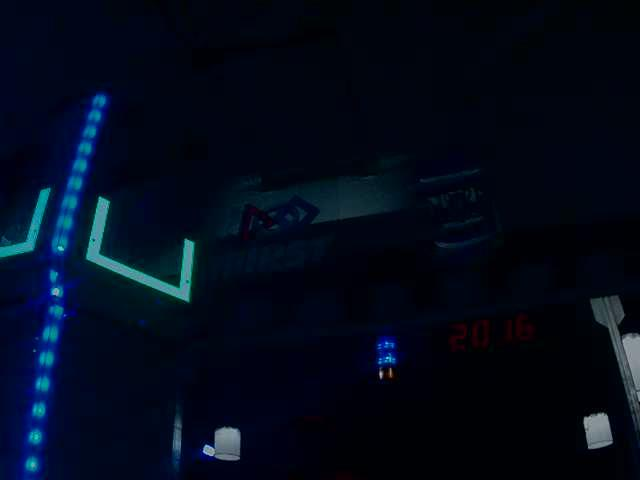
//> input picture sample-images/12.jpg, 640 x 480 px
$ ./main ../sample-images/12.jpg   (built with g++ and OpenCV 4)
//> lines starting //> are read from the running program, lines starting //| are printed output that depends on the picture; after the words box and inside, x2 and y2 are one past the last pixel; in counts of white or black regions, pixels touching at a corner belong together
### src/hsvrange.hpp
#include <opencv2/opencv.hpp>
using namespace cv;

class HSVRange {
  public:
    double hRange[2];
    double sRange[2];
    double vRange[2];
    HSVRange (double, double, double, double, double, double);
    HSVRange ();
    Scalar minValues();
    Scalar maxValues();
} ;

### src/main.hpp
#include <stdio.h>
#include <opencv2/opencv.hpp>
#include "hsvrange.hpp"
using namespace cv;

Mat hsvFilter(Mat, Mat, Mat);
Mat bitwiseOr(Mat, Mat);
Mat findRetroreflectiveTape(Mat);

### src/hsvrange.cpp
#include "hsvrange.hpp"

// [8 lines left out: function HSVRange, not called in this run]

HSVRange::HSVRange(double hMin, double hMax, double sMin, double sMax, double vMin, double vMax) {
  hRange[0] = hMin;
  hRange[1] = hMax;
  sRange[0] = sMin;
  sRange[1] = sMax;
  vRange[0] = vMin;
  vRange[1] = vMax;
}

Scalar HSVRange::minValues() {
  return Scalar(hRange[0], sRange[0], vRange[0]);
}

Scalar HSVRange::maxValues() {
  return Scalar(hRange[1], sRange[1], vRange[1]);
}

### src/main.cpp
#include "main.hpp"

//const double hRange[] = {75, 95}, sRange[] = {180, 255}, vRange[] = {60, 170};

HSVRange range1(75, 95, 180, 255, 60, 170);
HSVRange range2(65, 155, 25, 125, 125, 215);

Mat hsvlow1;
Mat hsvhigh1;
Mat hsvlow2;
Mat hsvhigh2;

int main(int argc, char **argv) {
  if(argc != 2) {
    printf("usage: <program name> <path to image>\n");
    return -1;
  }

  Mat image = imread(argv[1], 1);
//> image is the input picture: 480 rows x 640 cols, CV_8UC3; mean B, G, R 25.9, 10.2, 2.7

  if ( !image.data )
  {
      printf("No image data \n");
      return -1;
  }

  //Initialize Global Variables
  hsvlow1 = Mat(image.size(), image.type(), range1.minValues());
  hsvhigh1 = Mat(image.size(), image.type(), range1.maxValues());
  hsvlow2 = Mat(image.size(), image.type(), range2.minValues());
  hsvhigh2 = Mat(image.size(), image.type(), range2.maxValues());

  Mat filtered = findRetroreflectiveTape(image);

  vector<vector<Point> > contours;
  vector<Vec4i> hierarchy;

  findContours( filtered, contours, hierarchy, CV_RETR_CCOMP, CV_CHAIN_APPROX_SIMPLE );
  vector<int> filteredContours = filterContours(filtered, contours, hierarchy);

  renderSelectContours(Mat(image.size(), image.type(), Scalar(0,0,0,0)), contours, hierarchy, filteredContours);

  waitKey(0);
  return 0;
}

Mat findRetroreflectiveTape(Mat image) {
  Mat eroded(image.size(), image.type(), Scalar(0,0,0,0));
  Mat dilated(image.size(), image.type(), Scalar(0,0,0,0));
  erode(bitwiseOr(hsvFilter(image, hsvlow1, hsvhigh1), hsvFilter(image, hsvlow2, hsvhigh2)), eroded, Mat());
  dilate(eroded, dilated, Mat());
  return dilated;
}

Mat hsvFilter(Mat input, Mat low, Mat high) {
  Mat hsv(input.size(), input.type(), Scalar(0,0,0,0));
  Mat out(input.size(), input.type(), Scalar(0,0,0,0));
  cvtColor(input, hsv, COLOR_BGR2HSV);
//> hsv: 480 rows x 640 cols, CV_8UC3; mean H, S, V 112.5, 244.2, 26.1
  inRange(hsv, low, high, out);
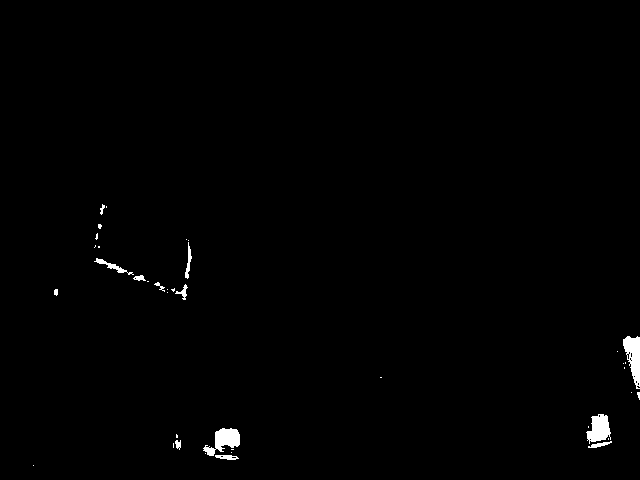
//> out: 480 rows x 640 cols, CV_8UC1; 0.76% white; 39 white regions (26 under 20 px), largest, box (x1, y1, x2, y2) and area: (623, 336, 640, 389) 543, (203, 428, 240, 456) 532, (586, 414, 611, 444) 485
//> in hsvFilter (call 2), `inRange(hsv, low, high, out);`:
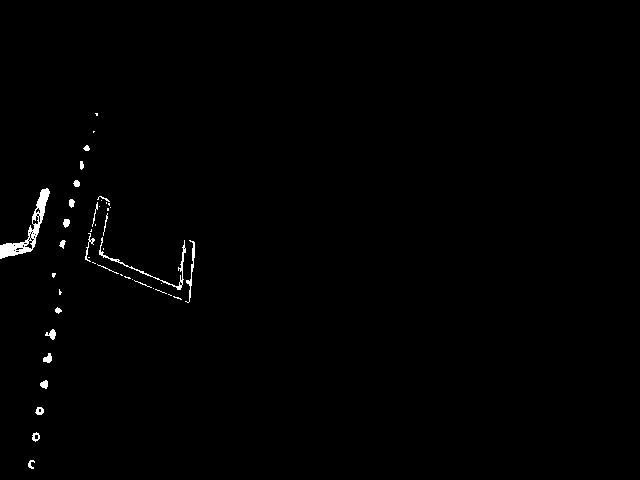
//> out: 480 rows x 640 cols, CV_8UC1; 0.69% white; 45 white regions (23 under 20 px), largest, box (x1, y1, x2, y2) and area: (0, 188, 50, 259) 799, (99, 237, 186, 290) 299, (185, 240, 195, 303) 143
  return out;
}

Mat bitwiseOr(Mat input1, Mat input2) {
  Mat out(input1.size(), input1.type(), Scalar(0,0,0,0));
  bitwise_or(input1, input2, out);
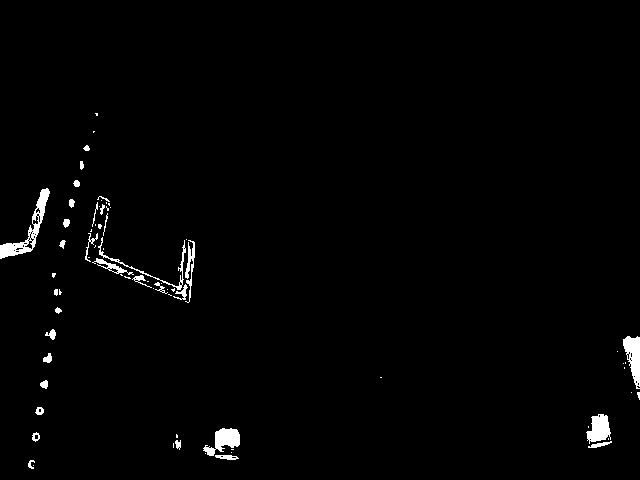
//> out: 480 rows x 640 cols, CV_8UC1; 1.4% white; 72 white regions (40 under 20 px), largest, box (x1, y1, x2, y2) and area: (0, 188, 50, 259) 799, (623, 336, 640, 389) 543, (203, 428, 240, 456) 532
//> in main, `Mat filtered = findRetroreflectiveTape(image);`:
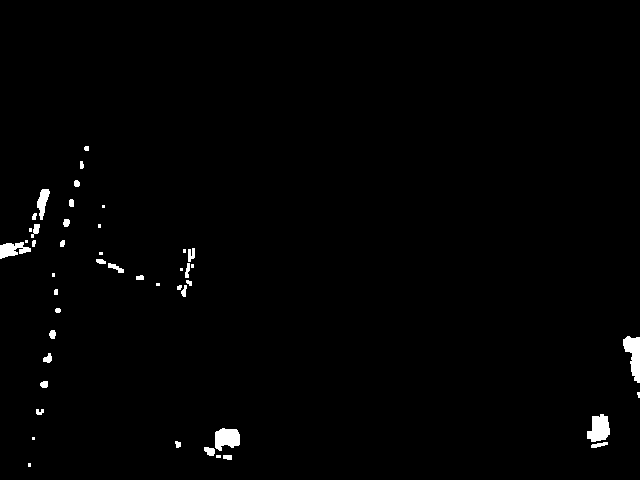
//> filtered: 480 rows x 640 cols, CV_8UC1; 1.1% white; 46 white regions (14 under 20 px), largest, box (x1, y1, x2, y2) and area: (623, 336, 640, 383) 485, (587, 414, 610, 442) 462, (215, 428, 240, 451) 437
//> (the run ends here: the program needs code that is not available in this run, at `vector<int> filteredContours = filterContours(filtered, contours, hier..`)

$ run again, on sample-images/17.jpg
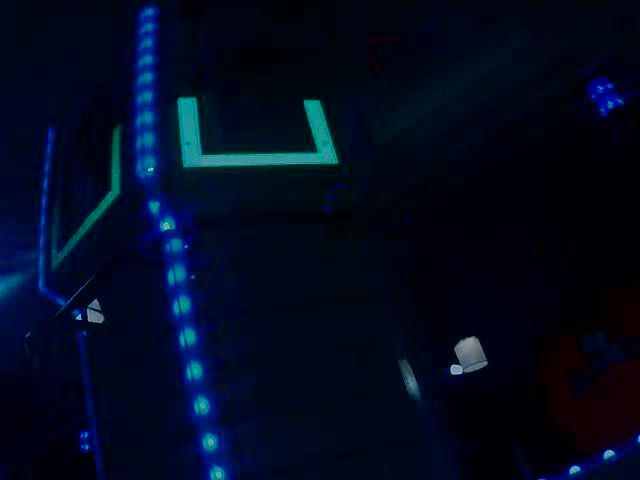
//> input picture sample-images/17.jpg, 640 x 480 px
//> image is the input picture: 480 rows x 640 cols, CV_8UC3; mean B, G, R 31, 10.2, 2
//> hsv: 480 rows x 640 cols, CV_8UC3; mean H, S, V 113.3, 248.2, 31.5
//> in hsvFilter, `inRange(hsv, low, high, out);`:
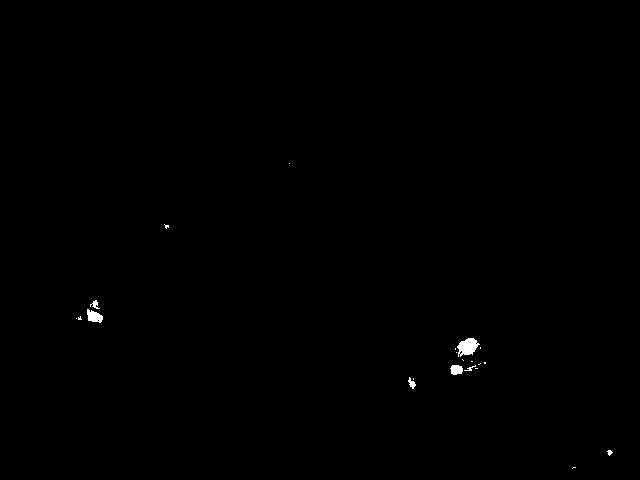
//> out: 480 rows x 640 cols, CV_8UC1; 0.23% white; 21 white regions (14 under 20 px), largest, box (x1, y1, x2, y2) and area: (457, 338, 480, 357) 270, (87, 309, 103, 323) 146, (450, 365, 463, 375) 104
//> in main, `Mat filtered = findRetroreflectiveTape(image);`:
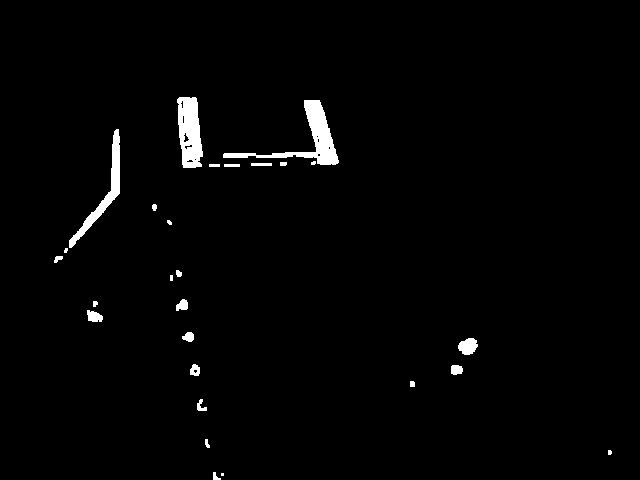
//> filtered: 480 rows x 640 cols, CV_8UC1; 1.8% white; 27 white regions (6 under 20 px), largest, box (x1, y1, x2, y2) and area: (223, 100, 339, 165) 1645, (177, 97, 203, 168) 1369, (69, 129, 120, 248) 1040

$ run again, on sample-images/187.jpg
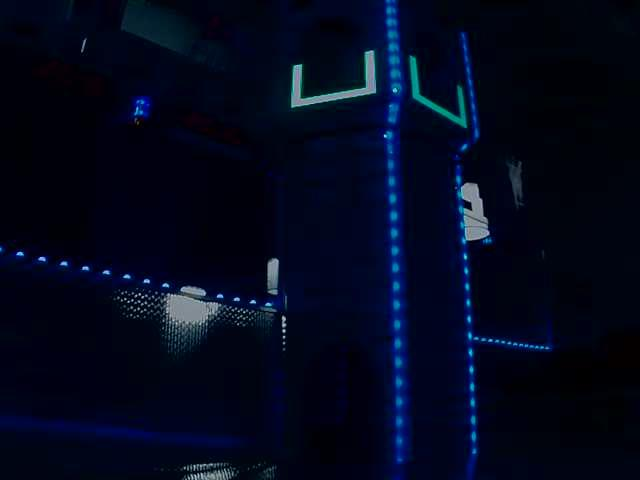
//> input picture sample-images/187.jpg, 640 x 480 px
//> image is the input picture: 480 rows x 640 cols, CV_8UC3; mean B, G, R 28.6, 8.2, 3
//> hsv: 480 rows x 640 cols, CV_8UC3; mean H, S, V 115.1, 245.7, 28.7
//> in hsvFilter, `inRange(hsv, low, high, out);`:
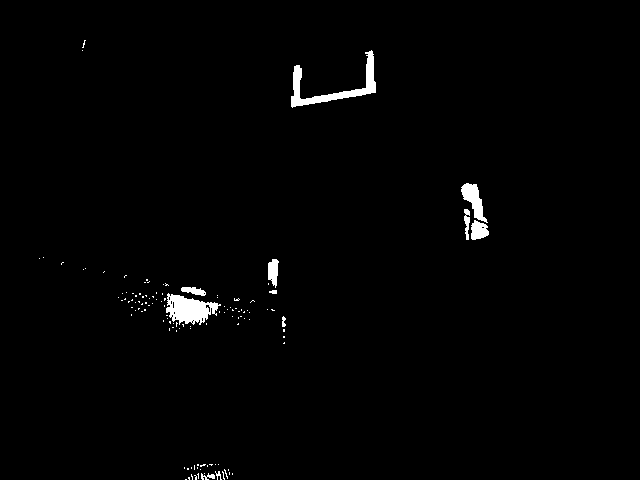
//> out: 480 rows x 640 cols, CV_8UC1; 1.2% white; 122 white regions (111 under 20 px), largest, box (x1, y1, x2, y2) and area: (291, 50, 376, 108) 1121, (166, 293, 221, 325) 1018, (461, 183, 488, 223) 477
//> in main, `Mat filtered = findRetroreflectiveTape(image);`:
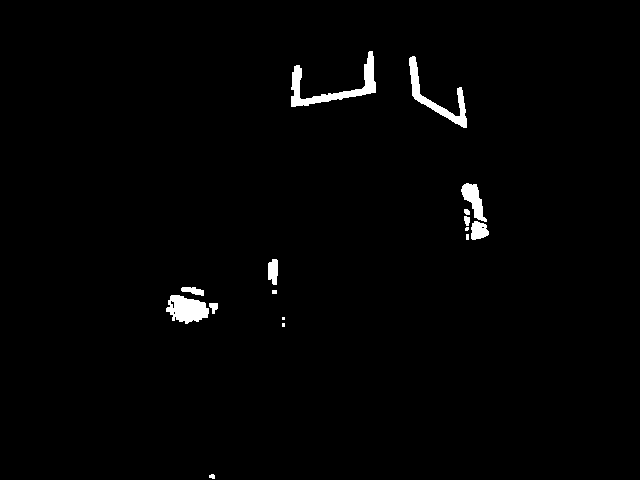
//> filtered: 480 rows x 640 cols, CV_8UC1; 1.4% white; 16 white regions (4 under 20 px), largest, box (x1, y1, x2, y2) and area: (291, 51, 376, 107) 1192, (409, 56, 467, 128) 908, (166, 295, 209, 324) 846

$ run again, on sample-images/188.jpg
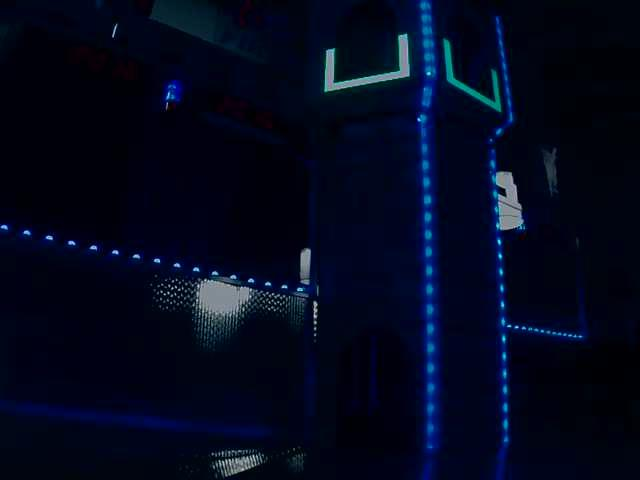
//> input picture sample-images/188.jpg, 640 x 480 px
//> image is the input picture: 480 rows x 640 cols, CV_8UC3; mean B, G, R 29.2, 8.4, 3.2
//> hsv: 480 rows x 640 cols, CV_8UC3; mean H, S, V 115.8, 245.6, 29.3
//> in hsvFilter, `inRange(hsv, low, high, out);`:
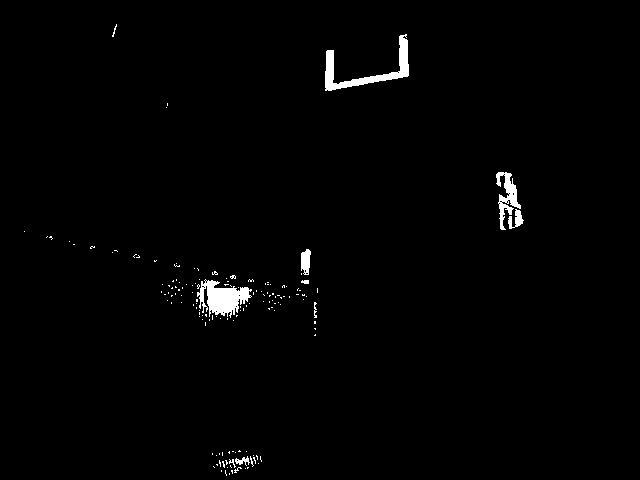
//> out: 480 rows x 640 cols, CV_8UC1; 1.3% white; 149 white regions (139 under 20 px), largest, box (x1, y1, x2, y2) and area: (197, 279, 252, 318) 1153, (325, 34, 409, 91) 1146, (496, 172, 521, 230) 585
//> in main, `Mat filtered = findRetroreflectiveTape(image);`:
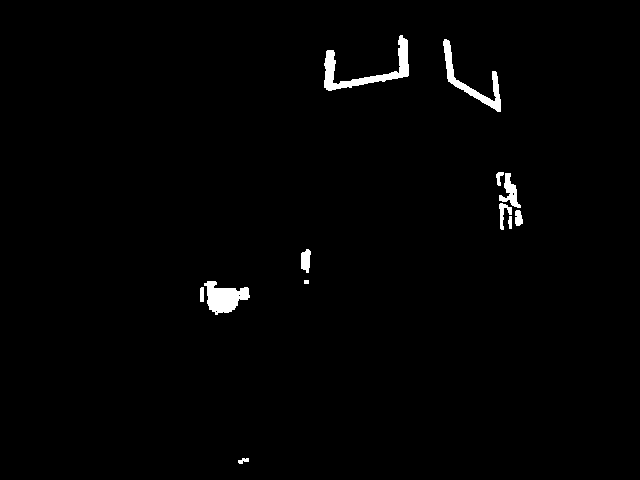
//> filtered: 480 rows x 640 cols, CV_8UC1; 1.3% white; 12 white regions, largest, box (x1, y1, x2, y2) and area: (324, 35, 409, 91) 1204, (204, 281, 250, 315) 911, (443, 39, 501, 112) 847
